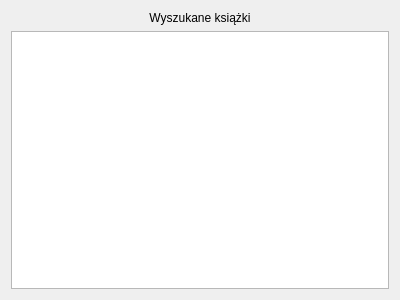
<?xml version="1.0" encoding="UTF-8"?>
<ui version="4.0">
 <class>resultForm</class>
 <widget class="QWidget" name="resultForm">
  <property name="geometry">
   <rect>
    <x>0</x>
    <y>0</y>
    <width>400</width>
    <height>300</height>
   </rect>
  </property>
  <property name="windowTitle">
   <string>Rezultat wyszukiwania</string>
  </property>
  <layout class="QVBoxLayout" name="verticalLayout">
   <item>
    <widget class="QLabel" name="label">
     <property name="text">
      <string>Wyszukane książki</string>
     </property>
     <property name="alignment">
      <set>Qt::AlignCenter</set>
     </property>
    </widget>
   </item>
   <item>
    <widget class="QListView" name="listView"/>
   </item>
  </layout>
 </widget>
 <resources/>
 <connections/>
</ui>
